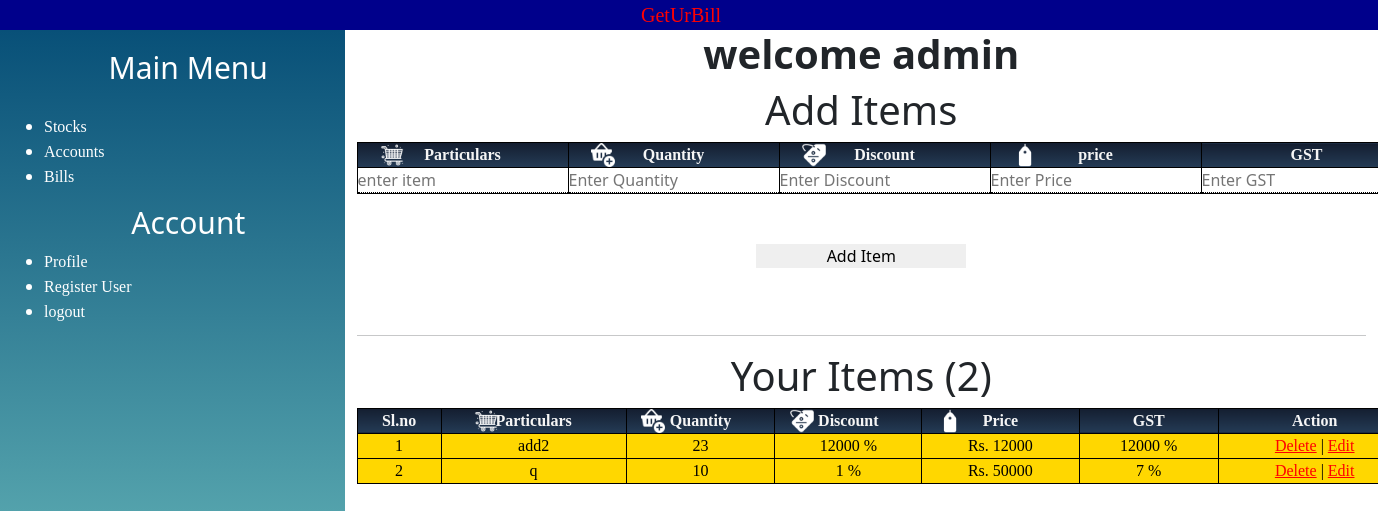
The page /dashboard/ (signed in) on the database as committed earlier.
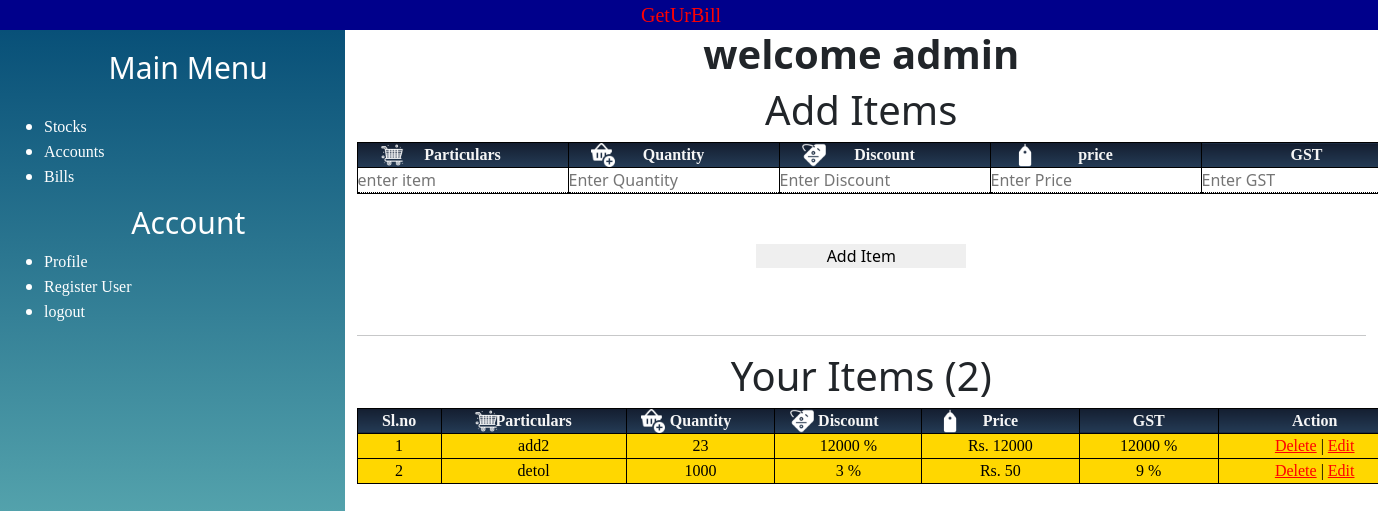
The same page on the database as committed later.
### GetUrBill/models.py (models this page shows, shortened)
class Items(models.Model):
    item_id=models.BigAutoField(primary_key=True)
    user=models.ForeignKey(Accounts,on_delete=CASCADE)
    item_name=models.CharField(max_length=100)
    quantity=models.IntegerField(default=0)
    selling_price=models.IntegerField(default=0)
    GST=models.IntegerField(default=9)
    discount=models.IntegerField(default=0)

### GetUrBill/views.py (the view, shortened to what this page needs)
# urls.py: path('dashboard/',views.dashboard),
@login_required
def dashboard(request):
    items=Items.objects.all().filter(user=request.user)
    context={"i":items}
    return render(request ,"dashboard.html",context)

### templates/dashboard.html (shortened to what this page needs)
{% extends 'sidebar.html' %}
    {% block body %}
    <h1 class="text-center">
    <strong>welcome {{request.user.shop_name}}</strong></h1>
    <h1 class="text-center">Add Items</h1>
    <form action="/dashboard/" method="post" id="form" name="form">
    <div class="form-group" id="form-group">
        <table>
            <tr>
              <th>Particulars</th>
              <th>Quantity</th>
              <th>Discount</th>
              <th>price</th>
              <th>GST</th>
            </tr>
            <tr>
                <td><input type="text" name="item_name"id="Particulars" placeholder="enter item" required></td>
                <td><input type="number" name="quantity" id="quantity" placeholder="Enter Quantity" required></td>
                <td><input type="number" name="discount" id="discount"placeholder="Enter Discount" required></td>
                <td><input type="number" name="price" id="price"placeholder="Enter Price" required></td>
                <td><input type="number" name="gst" id="gst"placeholder="Enter GST" required></td>
            </tr>
          </table>
</div>
    <input type="submit" value="Add Item" id="add">
</form>
{% if i %}
<hr>
<h1 class="text-center">Your Items ({{i.count}})</h1>
<div class="Item">
<table style="width:100%">
    <tr>
        <th>Sl.no</th>
      <th>Particulars</th>
      <th>Quantity</th>
      <th>Discount</th>
      <th>Price</th>
      <th>GST</th>
      <th>Action</th>
    </tr>
    {% for j in i %}
    <tr>
      <td>{{forloop.counter}}</td>
      <td>{{j.item_name}}</td>
      <td>{{j.quantity}}</td>
      <td>{{j.discount}} %</td>
      <td>Rs. {{j.selling_price}}</td>
      <td>{{j.GST}} %</td>
      <td><a href="/delete/{{j.item_id}}"onclick="load()">Delete</a> | <a href="/edit/{{j.item_id}}"onclick="load()">Edit</a></td>
    </tr>
    {% endfor %}
  </table>
</div>
   {% else %}
    <p class="text-center">You Do n {ot have any Items.</p>
    {% endif %}
{% endblock body %}

Rows that differ between the two databases and show on the page:
changed Items: item_name "q" → "detol"; quantity "10" → "1000"; discount "1" → "3"; selling_price "50000" → "50"; GST "7" → "9"
